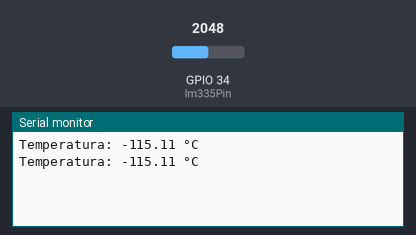
A sketch run on a simulated ESP32. Shown: the last lines printed to the serial monitor. Inputs (shaded band) come from the test bench; at power-on: GPIO 34 (lm335Pin) = 2048.

Above: at 1.8 s.
1.9 s: GPIO 34 (lm335Pin) set to 2866
At 2.8 s:
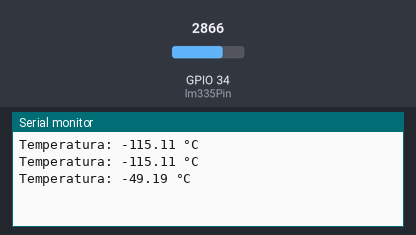
3.4 s: GPIO 34 (lm335Pin) set to 3603
At 4.8 s:
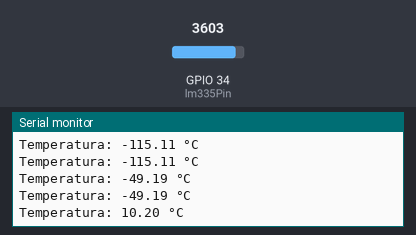
Timing chart, 0 to 6.4 s (numbered marks = the images above; inputs shaded):
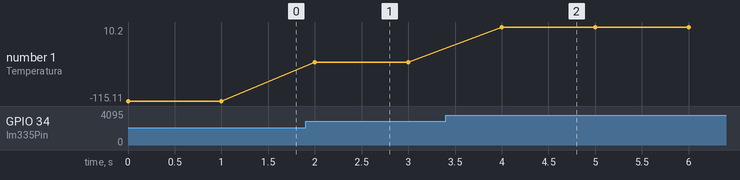

The sketch:

lm335z.ino
```cpp
const int lm335Pin = 34; // entrada analógica

void setup() {
  Serial.begin(115200);
  analogSetAttenuation(ADC_11db); // melhora precisão até ~3.6V
}

void loop() {
  int analogValue = analogRead(lm335Pin);
  float voltage = analogValue * (3.3 / 4095.0) - 0.07; // ajuste
  float temperatureC = (voltage * 100.0) - 273.15;

  Serial.print("Temperatura: ");
  Serial.print(temperatureC);
  Serial.println(" °C");

  delay(1000);
}
```

Measured:
- after the input at 1.9 s, the serial monitor: prints a new line after 0.10 s (image 1)
- after the input at 3.4 s, the serial monitor: prints a new line after 0.60 s (image 2)
- plotted number 1: -115.11 → -49.19 after the input at 1.9 s, -49.19 → 10.2 after the input at 3.4 s
